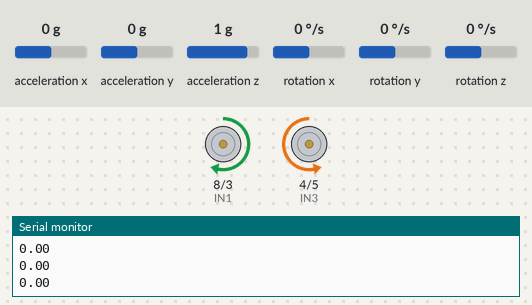
Bench run of a sketch on a simulated Arduino Uno, built with avr-gcc and run on an emulated ATmega328P. Shown: motor-driver pin pairs drawn as motors (green arrow = first pin HIGH = forward, orange = second pin HIGH = backward, longer = more drive, scaled by the enable pin), the last lines printed to the serial monitor. The test bench sets the inputs (shaded band); at power-on: rotation z 0 °/s, acceleration x 0 g, acceleration y 0 g, acceleration z 1 g, rotation x 0 °/s, rotation y 0 °/s.

Above: at 4.2 s.
4.3 s: rotation z set to -192 °/s
At 4.8 s:
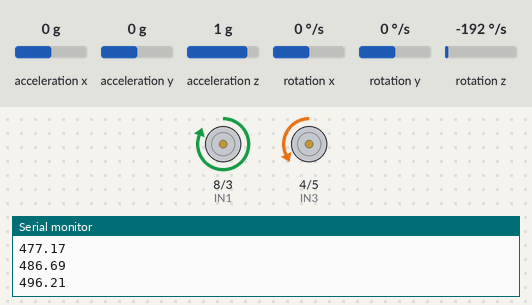
5.8 s: rotation z set to 100 °/s
At 9.8 s:
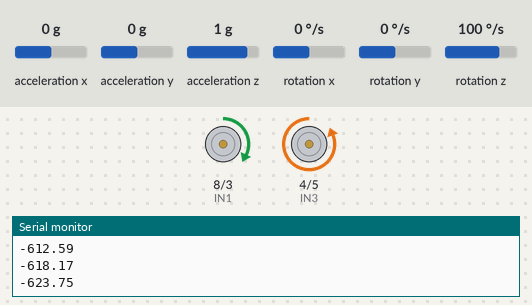
10.3 s: rotation z set to -100 °/s
At 13.2 s:
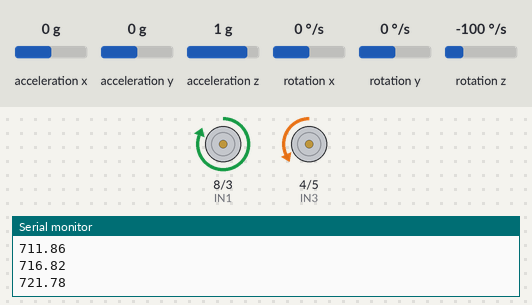
Timing chart, 0 to 14.7 s (numbered marks = the images above; inputs shaded):
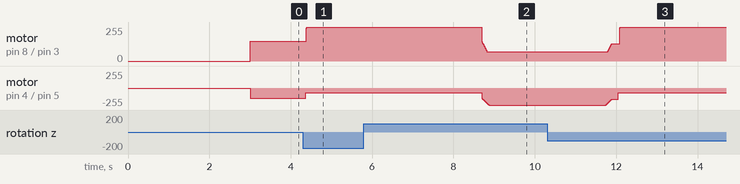

Measured:
- after the input at 4.3 s, motor on pin 8 (IN1) / pin 3 (IN2): forward 150/255 → forward 255/255 after 0.09 s; motor on pin 4 (IN3) / pin 5 (IN4): backward 150/255 → backward 70/255 after 0.07 s
- after the input at 5.8 s, motor on pin 8 (IN1) / pin 3 (IN2): moves from forward 255/255 to forward 70/255 over 0.12 s, starting after 2.9 s; motor on pin 4 (IN3) / pin 5 (IN4): moves from backward 70/255 to backward 255/255 over 0.18 s, starting after 2.9 s
- after the input at 10.3 s, motor on pin 8 (IN1) / pin 3 (IN2): moves from forward 70/255 to forward 255/255 over 0.30 s, starting after 1.5 s; motor on pin 4 (IN3) / pin 5 (IN4): moves from backward 255/255 to backward 70/255 over 0.31 s, starting after 1.4 s

The sketch:

mpu6050_straight_line_motion_main_code.ino
```cpp
#include <Wire.h> // Import (include) the Wire library
#include <MPU6050_tockn.h> // Import (include) the MPU6050_tockn library (install it if it is not already installed)

MPU6050 mpu6050(Wire); // Create an instance of MPU6050 and give it a custom name (mpu6050 in this case). Pass Wire as a parameter to this instance


int ENA=9;
int ENB=10;
int IN1=8;
int IN2=3;
int IN3=4;
int IN4=5;

float angle_offset = 0;
float angle=0.00;
float desired_angle=0.00;


float SPEED=150;
float k=6;


void setup() {
  // put your setup code here, to run once:
  pinMode (ENA, OUTPUT);
  pinMode (ENB, OUTPUT);
  pinMode (IN1, OUTPUT);
  pinMode (IN2, OUTPUT);
  pinMode (IN3, OUTPUT);
  pinMode (IN4, OUTPUT);


  Serial.begin (9600);

  Wire.begin();
  mpu6050.begin();

  mpu6050.calcGyroOffsets(true); /* This calculates the offset values of the gyroscope. When this function is called with (true) as
  is the case here, you can see state of calculating calibration in the serial monitor */

/*for (int i = 0; i < 100;i++)
{
  mpu6050.update();
  angle_offset += mpu6050.getAngleZ();
}
  angle_offset = angle_offset/100.00;  // Calculating the average as explained above

  Serial.println(angle_offset);
  delay(10000);*/

}


void loop() {
  // put your main code here, to run repeatedly:
  float angle=getAngle();

  float error=desired_angle-angle;
  error=error*k;

  Serial.println(error);
  goForward(error);

 /* if(error>0){
    while(error>0){
      SPEED_LEFT=map(error,0,20,255,70);
      SPEED_RIGHT=map(error,0,20,70,255);
      Serial.println(error);
      goForward();
    }
  }else if(angle<0){
    angle=angle*-1;
    while(angle<0){
      SPEED_RIGHT=map(error,0,20,255,70);
      SPEED_LEFT=map(error,0,20,70,255);
      Serial.println(error);
      goForward();
    }
  }else{
    goForward();
  }*/


}


void goForward(float error){
  analogWrite(ENA, constrain(SPEED+error, 70, 255));
  analogWrite(ENB, constrain(SPEED-error, 70, 255));

  digitalWrite(IN1, HIGH);
  digitalWrite(IN2, LOW);

  digitalWrite(IN3, LOW);
  digitalWrite(IN4, HIGH);
  }

//void goBackward(){
//  analogWrite(ENA, SPEED_RIGHT);
//  analogWrite(ENB, SPEED_LEFT);
//
//  digitalWrite(IN1, LOW);
//  digitalWrite(IN2, HIGH);
//
//  digitalWrite(IN3, HIGH);
//  digitalWrite(IN4, LOW);
//  }
//void stopmoving(){
//  analogWrite(ENA, 0);
//  analogWrite(ENB, 0);
//
//  digitalWrite(IN1, LOW);
//  digitalWrite(IN2, LOW);
//
//  digitalWrite(IN3, LOW);
//  digitalWrite(IN4, LOW);
//  }

float getAngle()
{
  mpu6050.update(); // You must update() before getting any data from the MPU-6050

  float theta = mpu6050.getAngleZ()- angle_offset; // Subtract the angle_offset (error) from our angular measurement

  return theta;
}
```
